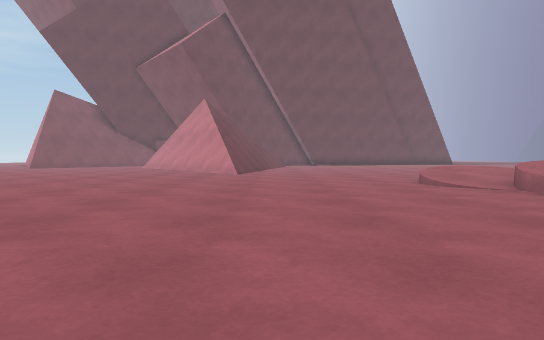
[1] (above)

24 first-person views from a walk through a Unity game level. The camera is 0.64 m above the floor, tilts 2° down and sees 70° across. The floor is counted in squares, 1 m on a side. Each view is taken from the middle of a square. On the plan, view 1 faces up. The plan holds only what a view shows up to about 11 squares ahead; the rest is blank. The place goes on beyond the plan.

[2]
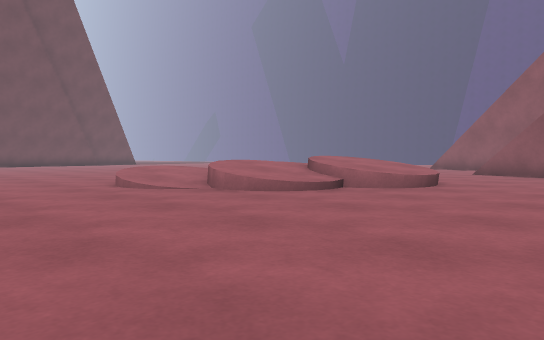

[3]
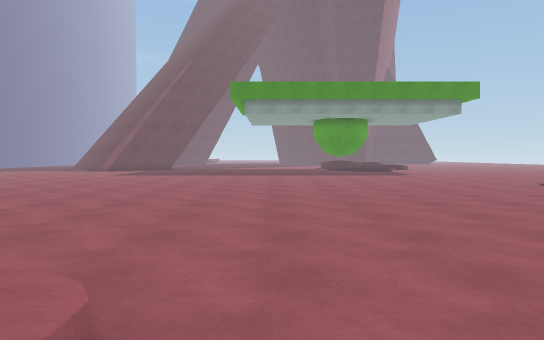

[4]
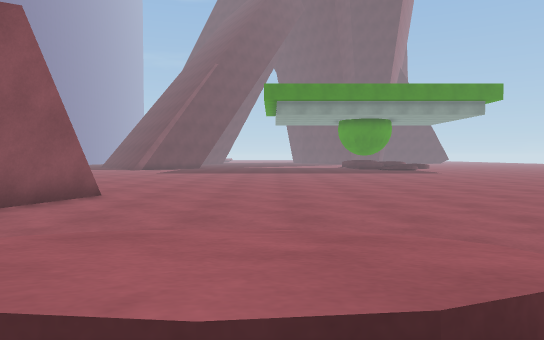

[5]
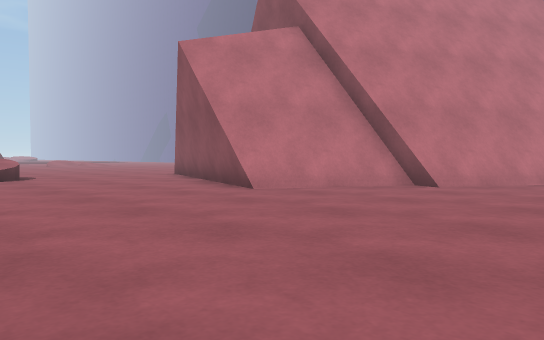

[6]
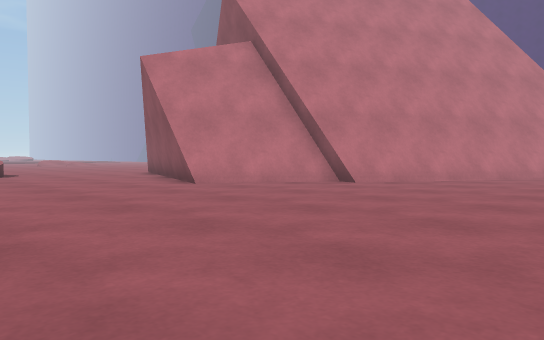

[7]
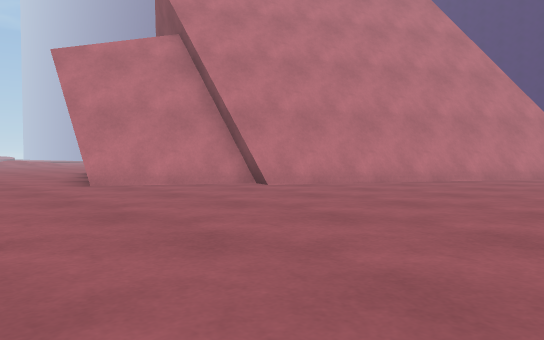

[8]
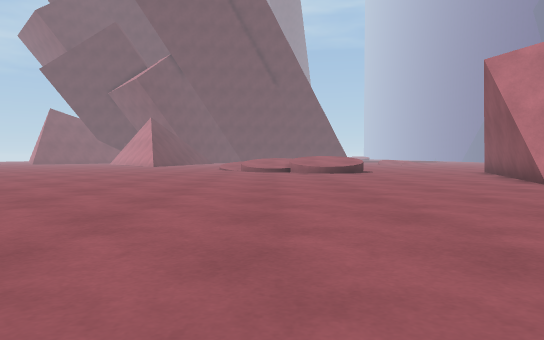

[9]
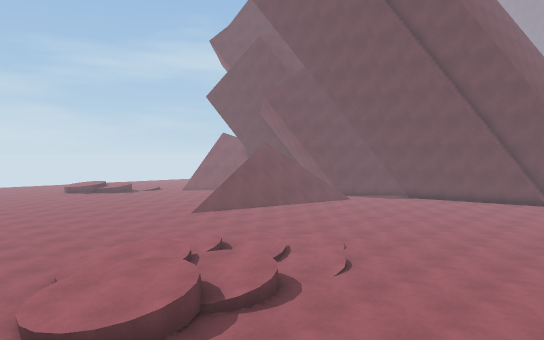

[10]
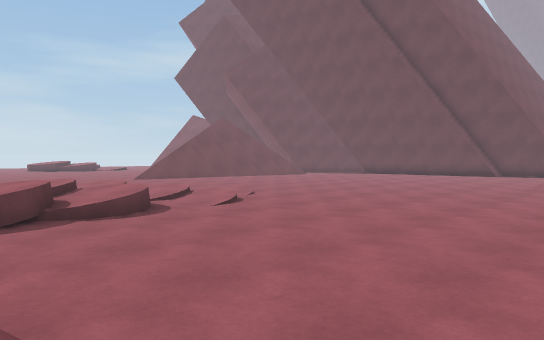

[11]
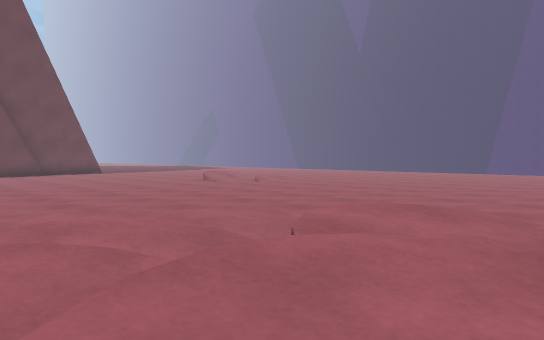

[12]
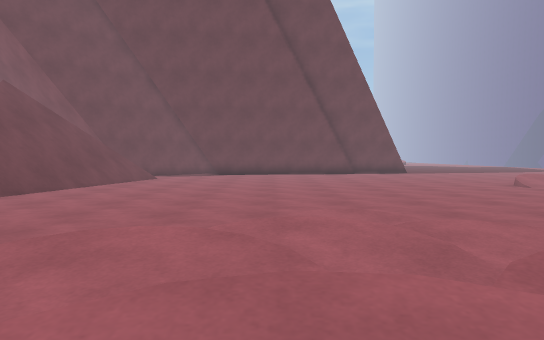

[13]
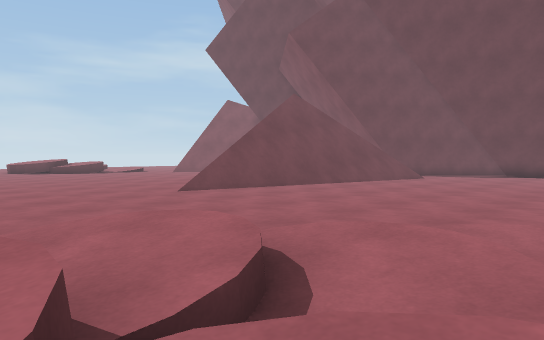

[14]
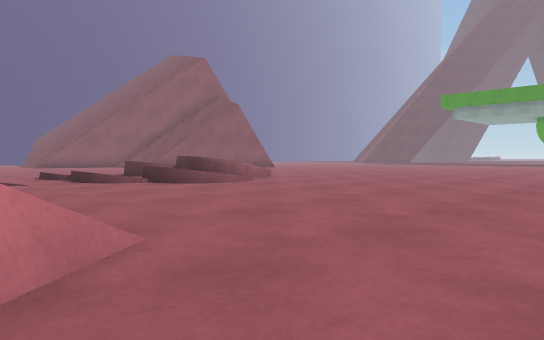

[15]
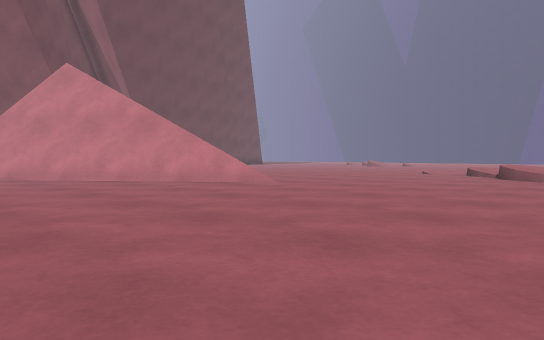

[16]
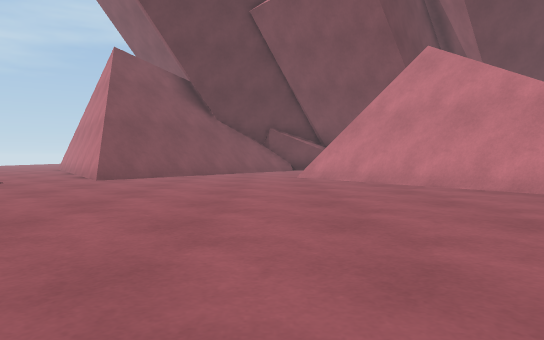

[17]
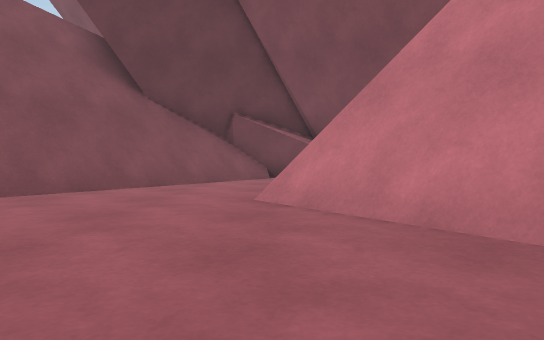

[18]
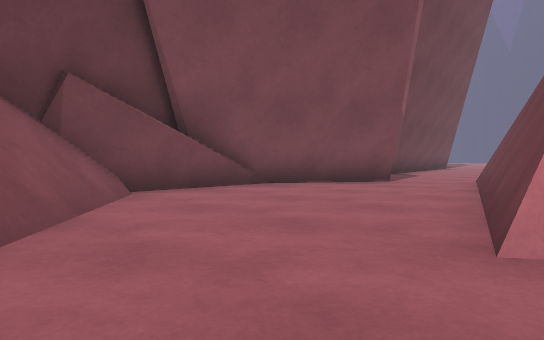

[19]
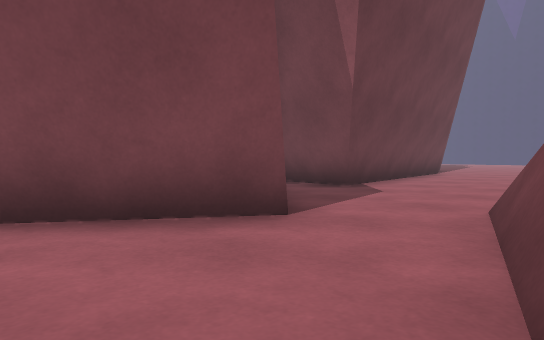

[20]
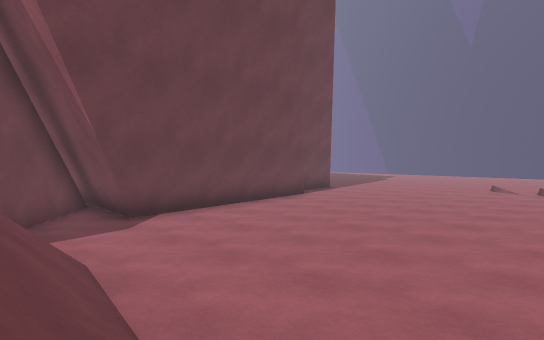

[21]
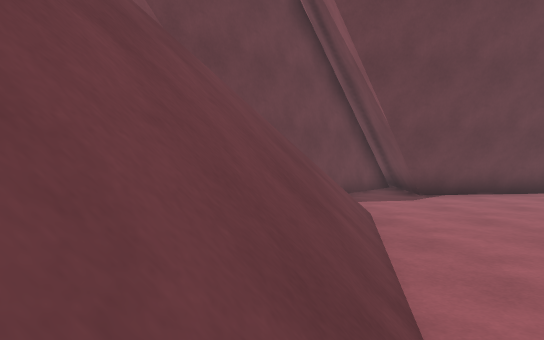

[22]
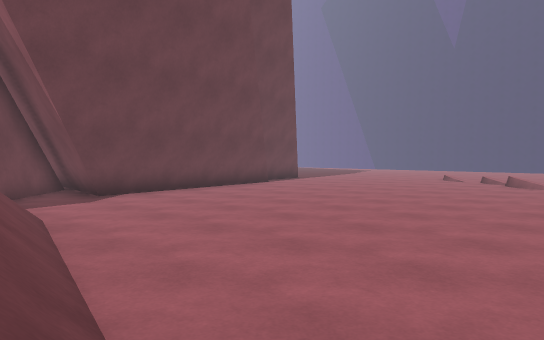

[23]
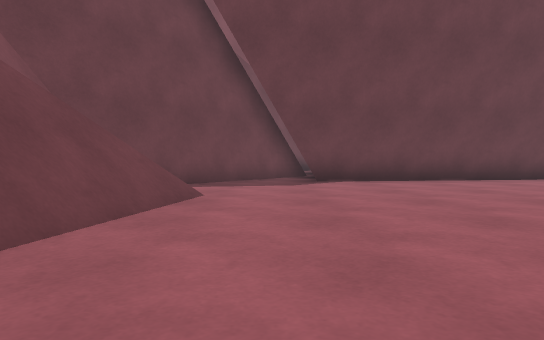

[24]
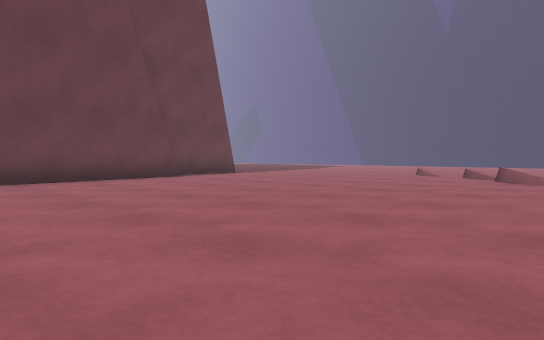

### Floor plan
Key: @ floor where view 1 was taken; # wall or solid block; . floor; / step, stairs or slope; = window, fence, low wall or low ledge; ^ raised ledge; v drop or lower ground.
Columns run from 10 left of view 1 to 19 right of it. Each row starts with its distance up from view 1.
 28   #####   ##.#######.
 27  ##...#####...........
 26 ##=.....##.............
 25 ##......................
 24 #.........#..............
 23 .......####...............
 22 ....####///...............
 21 ....##v////..............==
 20 ....##v////.............=/
 19 .....##v///............
 18 ......#v//................
 17 .......#//................
 16 .......## ................
 15 ........=#................
 14 .........=................
 13 ................///........
 12 ..................//.......
 11  ............../////........
 10   ............=/=//..........
  9   ............///=/=.........
  8   ............/=////.......
  7   .............//^^^.......
  6       .........=/^^^......
  5       ...........^^^...    /
  4        .................
  3         ................ /
  2         .............../
  1          ..............#//
  0          .@............#v##
 -1           .............####v
 -2           .............####
 -3          ................##
 -4          .................###
 -5             ...............###
 -6              ................#
 -7               ................
 -8               ................
 -9                .............
-10                 .  ....

Positions as (right, up) in squares from view 1, and headings:
1: (0, 0), facing up
2: (0, 1), facing up-right
3: (6, 7), facing down
4: (8, 8), facing down
5: (7, -7), facing up-right
6: (7, -9), facing up-right
7: (9, -10), facing up-right
8: (6, -10), facing up
9: (15, 3), facing up-left
10: (17, 5), facing up-left
11: (5, 7), facing up-right
12: (6, 7), facing up
13: (8, 8), facing up-left
14: (-4, 15), facing down-right
15: (-8, 7), facing up-right
16: (-8, 10), facing up
17: (-7, 16), facing up
18: (-10, 21), facing up-right
19: (-4, 23), facing up-right
20: (-1, 19), facing up-right
21: (-1, 17), facing up
22: (-1, 17), facing up-right
23: (2, 18), facing up
24: (4, 18), facing up-right
